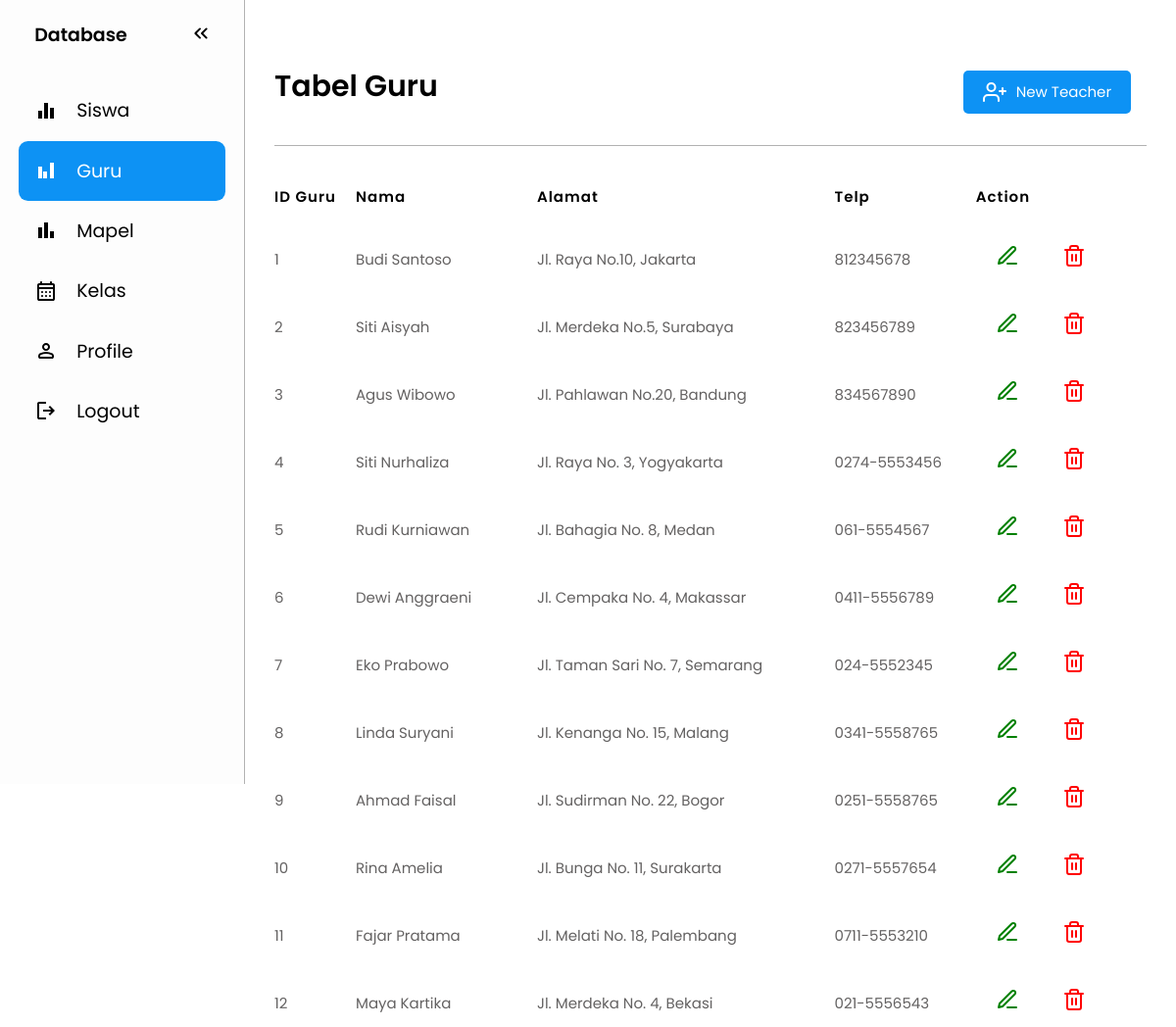
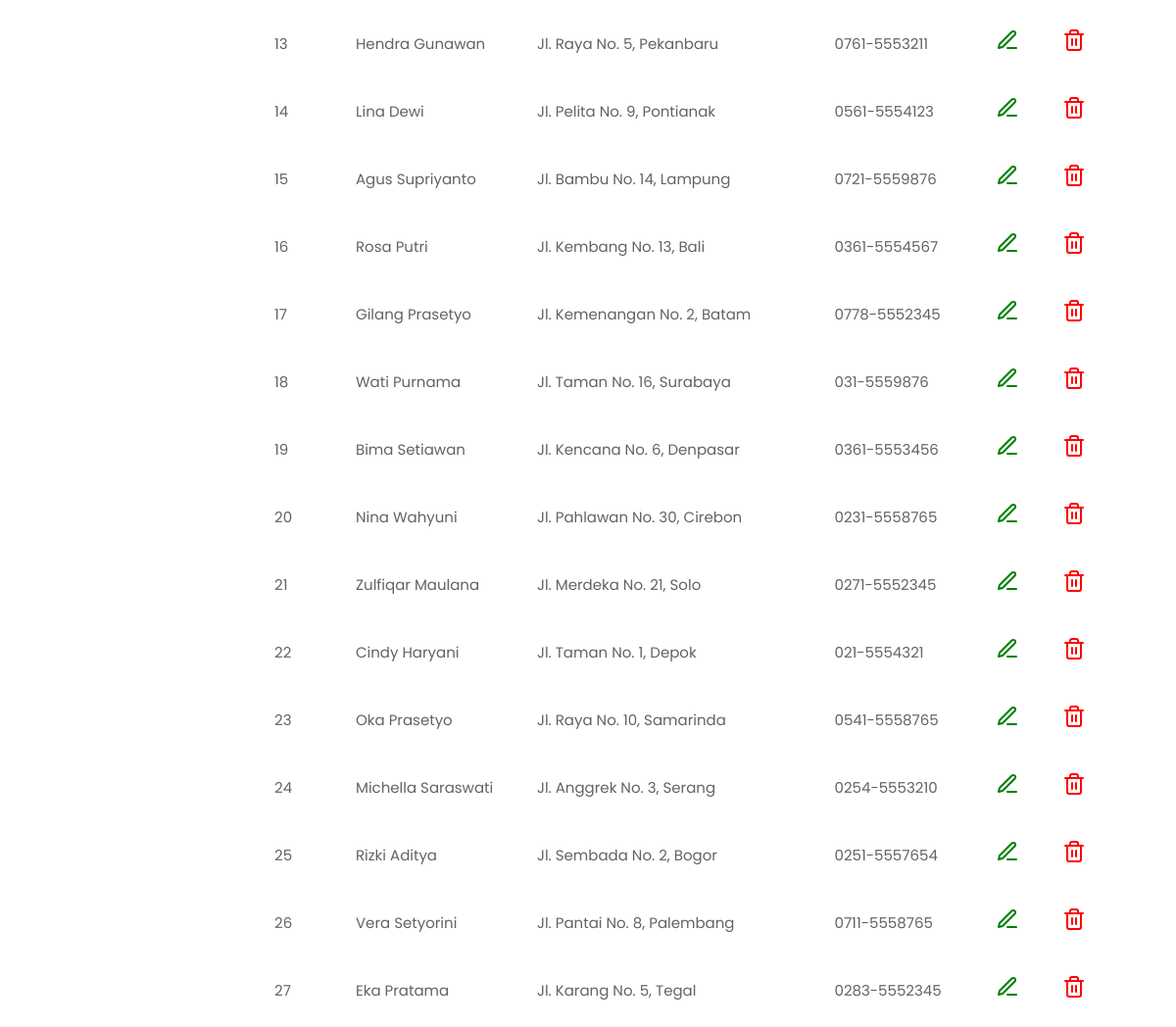
Page /guru/guru.php (signed in) on the committed database (2 pictures, top to bottom).
### tables this page shows
CREATE TABLE `guru` (
  `Id_guru` int NOT NULL,
  `Nama` varchar(100) NOT NULL,
  `Alamat` varchar(100) NOT NULL,
  `Telp` varchar(100) NOT NULL
);

### guru/guru.php (the view, shortened to what this page needs)
<!DOCTYPE html>
<html lang="en">
<head>
  <link rel="stylesheet" href="../css/style.css">
  <link rel="stylesheet" href="../css/siswa.css">
</head>
<body>
<nav id="sidebar">
    <ul>
      <li>
        <span class="logo">Database</span>
        <button onclick=toggleSidebar() id="toggle-btn">
        </button>
      </li>
      <li>
        <a href="../siswa/siswa.php">
        <svg xmlns="http://www.w3.org/2000/svg" height="24px" viewBox="0 -960 960 960" width="24px" fill="#e8eaed"><path d="M160-160v-320h160v320H160Zm240 0v-640h160v640H400Zm240 0v-440h160v440H640Z"/></svg>
          <span>Siswa</span>
        </a>
      </li>
      <li class="active">
        <a href="guru.php">
        <svg xmlns="http://www.w3.org/2000/svg" height="24px" viewBox="0 -960 960 960" width="24px" fill="#e8eaed"><path d="M160-160v-480h160v480H160Zm200 0v-280h160v280H360Zm280 0v-640h160v640H640Z"/></svg>
          <span>Guru</span>
        </a>
      </li>
      <li>
        <a href="../mapel/mapel.php">
        <svg xmlns="http://www.w3.org/2000/svg" height="24px" viewBox="0 -960 960 960" width="24px" fill="#e8eaed"><path d="M640-160v-280h160v280H640Zm-240 0v-640h160v640H400Zm-240 0v-440h160v440H160Z"/></svg>
          <span>Mapel</span>
        </a>
      </li>
      <li>
        <a href="../kelas/kelas.php">
          <span>Kelas</span>
        </a>
      </li>
      <li>
        <a href="profile.html">
          <span>Profile</span>
        </a>
      </li>
      <li>
        <a href="../login/logout.php">
        <svg xmlns="http://www.w3.org/2000/svg" height="24px" viewBox="0 -960 960 960" width="24px" fill="#e8eaed"><path d="M200-120q-33 0-56.5-23.5T120-200v-560q0-33 23.5-56.5T200-840h280v80H200v560h280v80H200Zm440-160-55-58 102-102H360v-80h327L585-622l55-58 200 200-200 200Z"/></svg>
          <span>Logout</span>
        </a>
      </li>
    </ul>
  </nav>
  <main>
  <?php
  include "../connect.php";
?>
<div class="top">
  <h1>Tabel Guru</h1>
  <div class="kn">
        <a class="add" href="../guru/tambahguru.php">
            <i data-feather="user-plus"></i>
            <span>New Teacher</span>
        </a>
      </div>
</div>
<p class="garis"></p>
<table>
    <tr>
        <th>ID Guru</th>
        <th>Nama</th>
        <th>Alamat</th>
        <th>Telp</th>
        <th>Action</th>
    </tr>
    <?php
    $data = mysqli_query($conn, "SELECT * FROM guru");
    while($row = mysqli_fetch_array($data)){
        ?>
    <tr>
        <td><?php echo $row['Id_guru']; ?></td>
        <td><?php echo $row['Nama']; ?></td>
        <td><?php echo $row['Alamat']; ?></td>
        <td><?php echo $row['Telp']; ?></td>
        <td><a href="../guru/edit-guru.php?nis=<?php echo $row['Id_guru']; ?>">
            <i data-feather="edit-3"></i>
        </a>
        <a href="../guru/hapus-guru.php" onclick="confirmDelete (<?php echo $row['Id_guru']; ?>, event)">
            <i class="delete"  data-feather="trash-2"></i>
        </a>
      </td>
    </tr>
<?php
    }
?>
</table>
  </main>
</body>
</html>

### css/style.css (style rules this page uses)
:root { --base-clr: #ffffff; --line-clr: #b2b2b2; --hover-clr: #f0f0f0; --text-clr: #000; --accent-clr: #fff; --secondary-text-clr: red; }
* { margin: 0; padding: 0; }
body { min-height: 100vh; min-height: 100dvh; font-family: Poppins, 'Segoe UI', Tahoma, Geneva, Verdana, sans-serif; font-size: 15px; background-color: var(--base-clr); color: var(--text-clr); display: grid; grid-template-columns: auto 1fr; }
#sidebar { box-sizing: border-box; height: 100vh; width: 250px; padding: 5px 1em; background-color: #fdfdfd; border-right: 1px solid var(--line-clr); font-size: 19px; position: sticky; top: 0; align-self: start; transition: 300ms ease-in-out; overflow: hidden; text-wrap: nowrap; }
#sidebar ul { list-style: none; }
#sidebar a, #sidebar .logo { border-radius: .5em; padding: .85em; text-decoration: none; color: var(--text-clr); display: flex; align-items: center; gap: 1em; }
#sidebar svg { flex-shrink: 0; fill: var(--text-clr); }
#sidebar a span { flex-grow: 1; }
#sidebar { grid-template-rows: 1fr; }
main { padding: min(30px, 7%); }
main p { color: var(--secondary-text-clr); text-align: center; margin-top: 20px; font-size: 1.5rem; margin-bottom: 15px; }
h1 { text-align: center; margin-top: 30px; font-size: 3rem; cursor: pointer; }

### css/siswa.css (style rules this page uses)
.top { display: flex; justify-content: space-between; align-items: center; margin-bottom: 1rem; }
.kn { display: flex; margin-right: 1rem; margin-top: 10px; }
.add { display: flex; color: #fff; gap: 10px; padding: 10px 20px; background-color: #0D92F4; text-decoration: none; border-radius: 5px; margin-top: 2rem; transition: all 0.3s ease-in-out; }
.garis { width: 100%; height: 1.2px; background-color: #b2b2b2; margin-top: 2rem; }
h1 { font-size: 30px; font-weight: 600; color: #000; }
main a { text-decoration: none; color: green; background-color: transparent; padding: 12px 20px; display: inline-block; margin-bottom: 0px; transition: all 0.3s ease-in-out; }
main table { width: 100%; border-spacing: 0 15px; background-color: transparent; }
main tr, td { text-align: left; align-items: center; color: #646262; background-color: transparent; }
.delete { color: red; }
main th { color: #000; letter-spacing: 1px; padding: 10px 0; font-weight: 600; }

### rows in the picture
guru: Id_guru "1", Nama "Budi Santoso", Alamat "Jl. Raya No.10, Jakarta", Telp "812345678"
guru: Id_guru "2", Nama "Siti Aisyah", Alamat "Jl. Merdeka No.5, Surabaya", Telp "823456789"
guru: Id_guru "3", Nama "Agus Wibowo", Alamat "Jl. Pahlawan No.20, Bandung", Telp "834567890"
guru: Id_guru "4", Nama "Siti Nurhaliza", Alamat "Jl. Raya No. 3, Yogyakarta", Telp "0274-5553456"
guru: Id_guru "5", Nama "Rudi Kurniawan", Alamat "Jl. Bahagia No. 8, Medan", Telp "061-5554567"
guru: Id_guru "6", Nama "Dewi Anggraeni", Alamat "Jl. Cempaka No. 4, Makassar", Telp "0411-5556789"
guru: Id_guru "7", Nama "Eko Prabowo", Alamat "Jl. Taman Sari No. 7, Semarang", Telp "024-5552345"
guru: Id_guru "8", Nama "Linda Suryani", Alamat "Jl. Kenanga No. 15, Malang", Telp "0341-5558765"
guru: Id_guru "9", Nama "Ahmad Faisal", Alamat "Jl. Sudirman No. 22, Bogor", Telp "0251-5558765"
guru: Id_guru "10", Nama "Rina Amelia", Alamat "Jl. Bunga No. 11, Surakarta", Telp "0271-5557654"
guru: Id_guru "11", Nama "Fajar Pratama", Alamat "Jl. Melati No. 18, Palembang", Telp "0711-5553210"
guru: Id_guru "12", Nama "Maya Kartika", Alamat "Jl. Merdeka No. 4, Bekasi", Telp "021-5556543"
guru: Id_guru "13", Nama "Hendra Gunawan", Alamat "Jl. Raya No. 5, Pekanbaru", Telp "0761-5553211"
guru: Id_guru "14", Nama "Lina Dewi", Alamat "Jl. Pelita No. 9, Pontianak", Telp "0561-5554123"
guru: Id_guru "15", Nama "Agus Supriyanto", Alamat "Jl. Bambu No. 14, Lampung", Telp "0721-5559876"
guru: Id_guru "16", Nama "Rosa Putri", Alamat "Jl. Kembang No. 13, Bali", Telp "0361-5554567"
guru: Id_guru "17", Nama "Gilang Prasetyo", Alamat "Jl. Kemenangan No. 2, Batam", Telp "0778-5552345"
guru: Id_guru "18", Nama "Wati Purnama", Alamat "Jl. Taman No. 16, Surabaya", Telp "031-5559876"
guru: Id_guru "19", Nama "Bima Setiawan", Alamat "Jl. Kencana No. 6, Denpasar", Telp "0361-5553456"
guru: Id_guru "20", Nama "Nina Wahyuni", Alamat "Jl. Pahlawan No. 30, Cirebon", Telp "0231-5558765"
guru: Id_guru "21", Nama "Zulfiqar Maulana", Alamat "Jl. Merdeka No. 21, Solo", Telp "0271-5552345"
guru: Id_guru "22", Nama "Cindy Haryani", Alamat "Jl. Taman No. 1, Depok", Telp "021-5554321"
guru: Id_guru "23", Nama "Oka Prasetyo", Alamat "Jl. Raya No. 10, Samarinda", Telp "0541-5558765"
guru: Id_guru "24", Nama "Michella Saraswati", Alamat "Jl. Anggrek No. 3, Serang", Telp "0254-5553210"
guru: Id_guru "25", Nama "Rizki Aditya", Alamat "Jl. Sembada No. 2, Bogor", Telp "0251-5557654"
guru: Id_guru "26", Nama "Vera Setyorini", Alamat "Jl. Pantai No. 8, Palembang", Telp "0711-5558765"
guru: Id_guru "27", Nama "Eka Pratama", Alamat "Jl. Karang No. 5, Tegal", Telp "0283-5552345"
